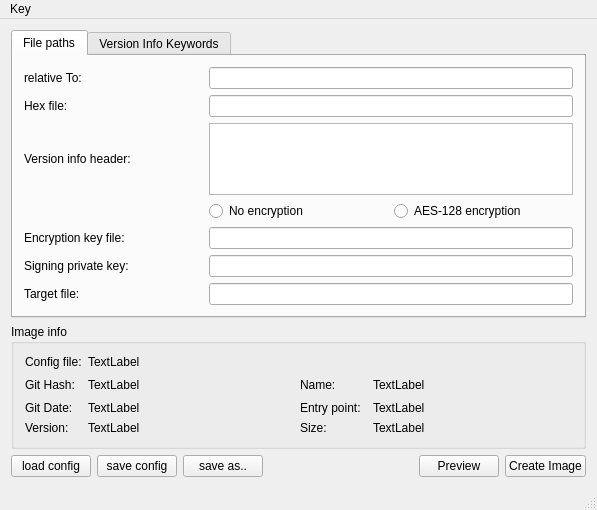
<?xml version="1.0" encoding="UTF-8"?>
<ui version="4.0">
 <class>MainWindow</class>
 <widget class="QMainWindow" name="MainWindow">
  <property name="geometry">
   <rect>
    <x>0</x>
    <y>0</y>
    <width>597</width>
    <height>476</height>
   </rect>
  </property>
  <property name="windowTitle">
   <string>MainWindow</string>
  </property>
  <widget class="QWidget" name="centralWidget">
   <layout class="QGridLayout" name="gridLayout">
    <item row="9" column="0" colspan="3">
     <layout class="QHBoxLayout" name="horizontalLayout">
      <item>
       <widget class="QPushButton" name="btnLoad">
        <property name="text">
         <string>load config</string>
        </property>
       </widget>
      </item>
      <item>
       <widget class="QPushButton" name="btnSave">
        <property name="text">
         <string>save config</string>
        </property>
       </widget>
      </item>
      <item>
       <widget class="QPushButton" name="btnSaveAs">
        <property name="text">
         <string>save as..</string>
        </property>
       </widget>
      </item>
      <item>
       <spacer name="horizontalSpacer">
        <property name="orientation">
         <enum>Qt::Horizontal</enum>
        </property>
        <property name="sizeHint" stdset="0">
         <size>
          <width>40</width>
          <height>20</height>
         </size>
        </property>
       </spacer>
      </item>
      <item>
       <widget class="QPushButton" name="btnPreview">
        <property name="text">
         <string>Preview</string>
        </property>
       </widget>
      </item>
      <item>
       <widget class="QPushButton" name="btnCreateImage">
        <property name="text">
         <string>Create Image</string>
        </property>
       </widget>
      </item>
     </layout>
    </item>
    <item row="6" column="0">
     <spacer name="verticalSpacer">
      <property name="orientation">
       <enum>Qt::Vertical</enum>
      </property>
      <property name="sizeHint" stdset="0">
       <size>
        <width>20</width>
        <height>40</height>
       </size>
      </property>
     </spacer>
    </item>
    <item row="7" column="0" colspan="3">
     <widget class="QTabWidget" name="tabWidget">
      <property name="currentIndex">
       <number>0</number>
      </property>
      <widget class="QWidget" name="tab">
       <attribute name="title">
        <string>File paths</string>
       </attribute>
       <layout class="QGridLayout" name="gridLayout_2">
        <item row="5" column="0">
         <widget class="QLabel" name="label_4">
          <property name="text">
           <string>Signing private key:</string>
          </property>
         </widget>
        </item>
        <item row="0" column="0">
         <widget class="QLabel" name="label_17">
          <property name="text">
           <string>relative To:</string>
          </property>
         </widget>
        </item>
        <item row="4" column="0">
         <widget class="QLabel" name="label_3">
          <property name="text">
           <string>Encryption key file:</string>
          </property>
         </widget>
        </item>
        <item row="6" column="0">
         <widget class="QLabel" name="label_5">
          <property name="text">
           <string>Target file:</string>
          </property>
         </widget>
        </item>
        <item row="1" column="0">
         <widget class="QLabel" name="label">
          <property name="text">
           <string>Hex file:</string>
          </property>
         </widget>
        </item>
        <item row="2" column="0">
         <widget class="QLabel" name="label_2">
          <property name="text">
           <string>Version info header:</string>
          </property>
         </widget>
        </item>
        <item row="3" column="1">
         <widget class="QRadioButton" name="rbtn_crypt_plain">
          <property name="text">
           <string>No encryption</string>
          </property>
         </widget>
        </item>
        <item row="3" column="2">
         <widget class="QRadioButton" name="rbtn_crypt_aes">
          <property name="text">
           <string>AES-128 encryption</string>
          </property>
         </widget>
        </item>
        <item row="4" column="1" colspan="2">
         <widget class="QLineEdit" name="edt_encryptionKey"/>
        </item>
        <item row="5" column="1" colspan="2">
         <widget class="QLineEdit" name="edt_signPrivateKey"/>
        </item>
        <item row="6" column="1" colspan="2">
         <widget class="QLineEdit" name="edt_targetFile"/>
        </item>
        <item row="2" column="1" colspan="2">
         <widget class="QPlainTextEdit" name="edt_versionInfoHeader"/>
        </item>
        <item row="1" column="1" colspan="2">
         <widget class="QLineEdit" name="edt_hexFile"/>
        </item>
        <item row="0" column="1" colspan="2">
         <widget class="QLineEdit" name="edtRelative">
          <property name="autoFillBackground">
           <bool>false</bool>
          </property>
          <property name="readOnly">
           <bool>true</bool>
          </property>
         </widget>
        </item>
       </layout>
      </widget>
      <widget class="QWidget" name="tab_2">
       <attribute name="title">
        <string>Version Info Keywords</string>
       </attribute>
       <layout class="QGridLayout" name="gridLayout_4">
        <item row="2" column="0">
         <widget class="QLabel" name="label_14">
          <property name="text">
           <string>Version</string>
          </property>
         </widget>
        </item>
        <item row="1" column="1">
         <widget class="QLineEdit" name="edt_gitdate">
          <property name="text">
           <string>GITUNIX</string>
          </property>
         </widget>
        </item>
        <item row="3" column="1">
         <widget class="QLineEdit" name="edt_name">
          <property name="text">
           <string>VERSION_INFO_NAME</string>
          </property>
         </widget>
        </item>
        <item row="0" column="0">
         <widget class="QLabel" name="label_12">
          <property name="text">
           <string>Git Hash</string>
          </property>
         </widget>
        </item>
        <item row="0" column="1">
         <widget class="QLineEdit" name="edt_githash">
          <property name="text">
           <string>GITHASH</string>
          </property>
         </widget>
        </item>
        <item row="2" column="1">
         <widget class="QLineEdit" name="edt_version">
          <property name="text">
           <string>VERSION_INFO_VERSION</string>
          </property>
         </widget>
        </item>
        <item row="1" column="0">
         <widget class="QLabel" name="label_13">
          <property name="text">
           <string>Git Date Unixtime</string>
          </property>
         </widget>
        </item>
        <item row="3" column="0">
         <widget class="QLabel" name="label_15">
          <property name="text">
           <string>Name</string>
          </property>
         </widget>
        </item>
        <item row="4" column="0">
         <spacer name="verticalSpacer_2">
          <property name="orientation">
           <enum>Qt::Vertical</enum>
          </property>
          <property name="sizeHint" stdset="0">
           <size>
            <width>20</width>
            <height>40</height>
           </size>
          </property>
         </spacer>
        </item>
       </layout>
      </widget>
     </widget>
    </item>
    <item row="8" column="0" colspan="3">
     <widget class="QGroupBox" name="groupBox">
      <property name="title">
       <string>Image info</string>
      </property>
      <layout class="QGridLayout" name="gridLayout_3">
       <item row="5" column="1">
        <widget class="QLabel" name="lblGitDate">
         <property name="text">
          <string>TextLabel</string>
         </property>
        </widget>
       </item>
       <item row="6" column="3">
        <widget class="QLabel" name="label_7">
         <property name="text">
          <string>Size:</string>
         </property>
        </widget>
       </item>
       <item row="6" column="1">
        <widget class="QLabel" name="lblVersion">
         <property name="text">
          <string>TextLabel</string>
         </property>
        </widget>
       </item>
       <item row="6" column="5">
        <widget class="QLabel" name="lblSize">
         <property name="text">
          <string>TextLabel</string>
         </property>
        </widget>
       </item>
       <item row="2" column="5">
        <widget class="QLabel" name="lblName">
         <property name="text">
          <string>TextLabel</string>
         </property>
        </widget>
       </item>
       <item row="5" column="5">
        <widget class="QLabel" name="lblEntryPoint">
         <property name="text">
          <string>TextLabel</string>
         </property>
        </widget>
       </item>
       <item row="0" column="0">
        <widget class="QLabel" name="label_16">
         <property name="text">
          <string>Config file:</string>
         </property>
        </widget>
       </item>
       <item row="0" column="1" colspan="5">
        <widget class="QLabel" name="lblFileName">
         <property name="text">
          <string>TextLabel</string>
         </property>
        </widget>
       </item>
       <item row="2" column="3">
        <widget class="QLabel" name="label_10">
         <property name="text">
          <string>Name:</string>
         </property>
        </widget>
       </item>
       <item row="5" column="3">
        <widget class="QLabel" name="label_6">
         <property name="text">
          <string>Entry point:</string>
         </property>
        </widget>
       </item>
       <item row="5" column="0">
        <widget class="QLabel" name="label_9">
         <property name="text">
          <string>Git Date:</string>
         </property>
        </widget>
       </item>
       <item row="2" column="0">
        <widget class="QLabel" name="label_8">
         <property name="text">
          <string>Git Hash:</string>
         </property>
        </widget>
       </item>
       <item row="6" column="0">
        <widget class="QLabel" name="label_11">
         <property name="text">
          <string>Version:</string>
         </property>
        </widget>
       </item>
       <item row="2" column="1">
        <widget class="QLabel" name="lblGitHash">
         <property name="text">
          <string>TextLabel</string>
         </property>
        </widget>
       </item>
       <item row="2" column="6">
        <spacer name="horizontalSpacer_3">
         <property name="orientation">
          <enum>Qt::Horizontal</enum>
         </property>
         <property name="sizeHint" stdset="0">
          <size>
           <width>40</width>
           <height>20</height>
          </size>
         </property>
        </spacer>
       </item>
       <item row="2" column="2">
        <spacer name="horizontalSpacer_2">
         <property name="orientation">
          <enum>Qt::Horizontal</enum>
         </property>
         <property name="sizeHint" stdset="0">
          <size>
           <width>40</width>
           <height>20</height>
          </size>
         </property>
        </spacer>
       </item>
      </layout>
     </widget>
    </item>
   </layout>
  </widget>
  <widget class="QMenuBar" name="menuBar">
   <property name="geometry">
    <rect>
     <x>0</x>
     <y>0</y>
     <width>597</width>
     <height>20</height>
    </rect>
   </property>
   <widget class="QMenu" name="menuKey">
    <property name="title">
     <string>Key</string>
    </property>
    <addaction name="actionCreate_AES_128_key"/>
    <addaction name="actionCreate_RSA_key_for_signature"/>
   </widget>
   <addaction name="menuKey"/>
  </widget>
  <widget class="QStatusBar" name="statusBar"/>
  <action name="actionCreate_AES_128_key">
   <property name="text">
    <string>Create AES-128 key for encryption</string>
   </property>
  </action>
  <action name="actionCreate_RSA_key_for_signature">
   <property name="text">
    <string>Create RSA key for signature</string>
   </property>
  </action>
 </widget>
 <layoutdefault spacing="6" margin="11"/>
 <resources/>
 <connections/>
</ui>
